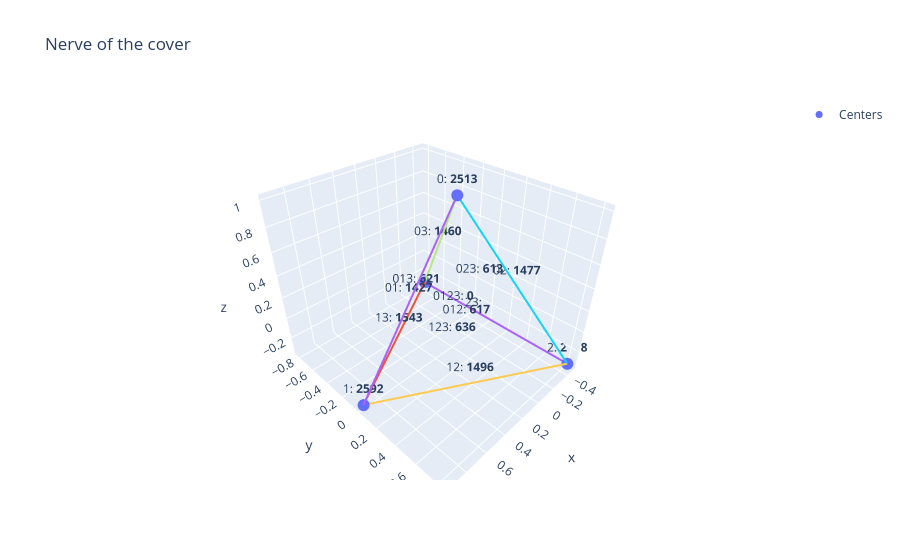

The notebook cell saved with this chart:
### Code cell
centers = [[0, 0, 1], [2*np.sqrt(2)/3, 0, -1/3], [-np.sqrt(2)/3, np.sqrt(6)/3, -1/3], [-np.sqrt(2)/3, -np.sqrt(6)/3, -1/3]]
exn.nerve(data, centers, geodesic_distance, radius=upper_bound)

### Figure 1 — Plotly figure (JSON) as saved in the notebook; plotly's stock layout.template omitted (floating-point values rounded to 4 significant figures)
{"data": [{"marker": {"size": 7}, "mode": "markers", "name": "Centers", "type": "scatter3d", "x": [0, 0.9428, -0.4714, -0.4714], "y": [0, 0, 0.8165, -0.8165], "z": [1, -0.3333, -0.3333, -0.3333]}, {"hoverinfo": "skip", "mode": "text", "showlegend": false, "text": ["0: <b>2513</b>", "1: <b>2592</b>", "2: <b>2678</b>", "3: <b>2704</b>"], "textposition": "top center", "type": "scatter3d", "x": [0, 0.9428, -0.4714, -0.4714], "y": [0, 0, 0.8165, -0.8165], "z": [1, -0.3333, -0.3333, -0.3333]}, {"hoverinfo": "text", "hovertext": ["U0: 2513", "U1: 2592", "U2: 2678", "U3: 2704"], "marker": {"opacity": 0, "size": 1}, "mode": "markers", "showlegend": false, "type": "scatter3d", "x": [0, 0.9428, -0.4714, -0.4714], "y": [0, 0, 0.8165, -0.8165], "z": [1, -0.3333, -0.3333, -0.3333]}, {"hoverinfo": "skip", "line": {"width": 4}, "mode": "lines", "showlegend": false, "type": "scatter3d", "x": [0, 0.9428], "y": [0, 0], "z": [1, -0.3333]}, {"hoverinfo": "skip", "mode": "text", "showlegend": false, "text": ["01: <b>1427</b>"], "type": "scatter3d", "x": [0.4714], "y": [0], "z": [0.3333]}, {"hoverinfo": "skip", "line": {"width": 4}, "mode": "lines", "showlegend": false, "type": "scatter3d", "x": [0, -0.4714], "y": [0, 0.8165], "z": [1, -0.3333]}, {"hoverinfo": "skip", "mode": "text", "showlegend": false, "text": ["02: <b>1477</b>"], "type": "scatter3d", "x": [-0.2357], "y": [0.4082], "z": [0.3333]}, {"hoverinfo": "skip", "line": {"width": 4}, "mode": "lines", "showlegend": false, "type": "scatter3d", "x": [0, -0.4714], "y": [0, -0.8165], "z": [1, -0.3333]}, {"hoverinfo": "skip", "mode": "text", "showlegend": false, "text": ["03: <b>1460</b>"], "type": "scatter3d", "x": [-0.2357], "y": [-0.4082], "z": [0.3333]}, {"hoverinfo": "skip", "line": {"width": 4}, "mode": "lines", "showlegend": false, "type": "scatter3d", "x": [0.9428, -0.4714], "y": [0, 0.8165], "z": [-0.3333, -0.3333]}, {"hoverinfo": "skip", "mode": "text", "showlegend": false, "text": ["12: <b>1496</b>"], "type": "scatter3d", "x": [0.2357], "y": [0.4082], "z": [-0.3333]}, {"hoverinfo": "skip", "line": {"width": 4}, "mode": "lines", "showlegend": false, "type": "scatter3d", "x": [0.9428, -0.4714], "y": [0, -0.8165], "z": [-0.3333, -0.3333]}, {"hoverinfo": "skip", "mode": "text", "showlegend": false, "text": ["13: <b>1543</b>"], "type": "scatter3d", "x": [0.2357], "y": [-0.4082], "z": [-0.3333]}, {"hoverinfo": "skip", "line": {"width": 4}, "mode": "lines", "showlegend": false, "type": "scatter3d", "x": [-0.4714, -0.4714], "y": [0.8165, -0.8165], "z": [-0.3333, -0.3333]}, {"hoverinfo": "skip", "mode": "text", "showlegend": false, "text": ["23: <b>1571</b>"], "type": "scatter3d", "x": [-0.4714], "y": [0], "z": [-0.3333]}, {"hoverinfo": "skip", "mode": "text", "showlegend": false, "text": ["012: <b>617</b>"], "type": "scatter3d", "x": [0.1571], "y": [0.2722], "z": [0.1111]}, {"hoverinfo": "skip", "mode": "text", "showlegend": false, "text": ["013: <b>621</b>"], "type": "scatter3d", "x": [0.1571], "y": [-0.2722], "z": [0.1111]}, {"hoverinfo": "skip", "mode": "text", "showlegend": false, "text": ["023: <b>613</b>"], "type": "scatter3d", "x": [-0.3143], "y": [0], "z": [0.1111]}, {"hoverinfo": "skip", "mode": "text", "showlegend": false, "text": ["123: <b>636</b>"], "type": "scatter3d", "x": [0], "y": [0], "z": [-0.3333]}, {"hoverinfo": "skip", "mode": "text", "showlegend": false, "text": ["0123: <b>0</b>"], "type": "scatter3d", "x": [0], "y": [0], "z": [2.776e-17]}], "layout": {"scene": {"xaxis": {"title": {"text": "x"}}, "yaxis": {"title": {"text": "y"}}, "zaxis": {"title": {"text": "z"}}}, "title": {"text": "Nerve of the cover"}}}
